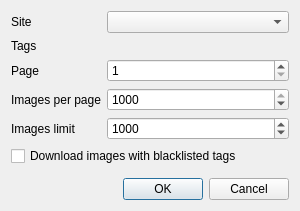
<?xml version="1.0" encoding="UTF-8"?>
<ui version="4.0">
 <class>AddGroupWindow</class>
 <widget class="QDialog" name="AddGroupWindow">
  <property name="geometry">
   <rect>
    <x>0</x>
    <y>0</y>
    <width>300</width>
    <height>193</height>
   </rect>
  </property>
  <property name="windowTitle">
   <string>Add group</string>
  </property>
  <layout class="QFormLayout" name="formLayout">
   <property name="fieldGrowthPolicy">
    <enum>QFormLayout::AllNonFixedFieldsGrow</enum>
   </property>
   <item row="0" column="0">
    <widget class="QLabel" name="labelSite">
     <property name="text">
      <string>Site</string>
     </property>
    </widget>
   </item>
   <item row="0" column="1">
    <widget class="QComboBox" name="comboSites"/>
   </item>
   <item row="1" column="0">
    <widget class="QLabel" name="labelTags">
     <property name="text">
      <string>Tags</string>
     </property>
    </widget>
   </item>
   <item row="2" column="0">
    <widget class="QLabel" name="labelPage">
     <property name="text">
      <string>Page</string>
     </property>
    </widget>
   </item>
   <item row="2" column="1">
    <widget class="QSpinBox" name="spinPage">
     <property name="minimum">
      <number>1</number>
     </property>
     <property name="maximum">
      <number>1000</number>
     </property>
    </widget>
   </item>
   <item row="3" column="0">
    <widget class="QLabel" name="labelPP">
     <property name="text">
      <string>Images per page</string>
     </property>
    </widget>
   </item>
   <item row="3" column="1">
    <widget class="QSpinBox" name="spinPP">
     <property name="minimum">
      <number>1</number>
     </property>
     <property name="maximum">
      <number>1000</number>
     </property>
     <property name="value">
      <number>1000</number>
     </property>
    </widget>
   </item>
   <item row="4" column="0">
    <widget class="QLabel" name="labelLimit">
     <property name="text">
      <string>Images limit</string>
     </property>
    </widget>
   </item>
   <item row="4" column="1">
    <widget class="QSpinBox" name="spinLimit">
     <property name="minimum">
      <number>1</number>
     </property>
     <property name="maximum">
      <number>1000000</number>
     </property>
     <property name="value">
      <number>1000</number>
     </property>
    </widget>
   </item>
   <item row="5" column="0" colspan="2">
    <widget class="QCheckBox" name="checkBlacklist">
     <property name="text">
      <string>Download images with blacklisted tags</string>
     </property>
    </widget>
   </item>
   <item row="6" column="0" colspan="2">
    <spacer name="verticalSpacer">
     <property name="orientation">
      <enum>Qt::Vertical</enum>
     </property>
     <property name="sizeHint" stdset="0">
      <size>
       <width>20</width>
       <height>400</height>
      </size>
     </property>
    </spacer>
   </item>
   <item row="7" column="0" colspan="2">
    <widget class="QDialogButtonBox" name="buttonBox">
     <property name="orientation">
      <enum>Qt::Horizontal</enum>
     </property>
     <property name="standardButtons">
      <set>QDialogButtonBox::Cancel|QDialogButtonBox::Ok</set>
     </property>
    </widget>
   </item>
  </layout>
 </widget>
 <resources/>
 <connections>
  <connection>
   <sender>buttonBox</sender>
   <signal>rejected()</signal>
   <receiver>AddGroupWindow</receiver>
   <slot>reject()</slot>
   <hints>
    <hint type="sourcelabel">
     <x>285</x>
     <y>207</y>
    </hint>
    <hint type="destinationlabel">
     <x>286</x>
     <y>219</y>
    </hint>
   </hints>
  </connection>
  <connection>
   <sender>buttonBox</sender>
   <signal>accepted()</signal>
   <receiver>AddGroupWindow</receiver>
   <slot>ok()</slot>
   <hints>
    <hint type="sourcelabel">
     <x>171</x>
     <y>190</y>
    </hint>
    <hint type="destinationlabel">
     <x>169</x>
     <y>216</y>
    </hint>
   </hints>
  </connection>
 </connections>
 <slots>
  <slot>ok()</slot>
  <slot>add()</slot>
 </slots>
</ui>
